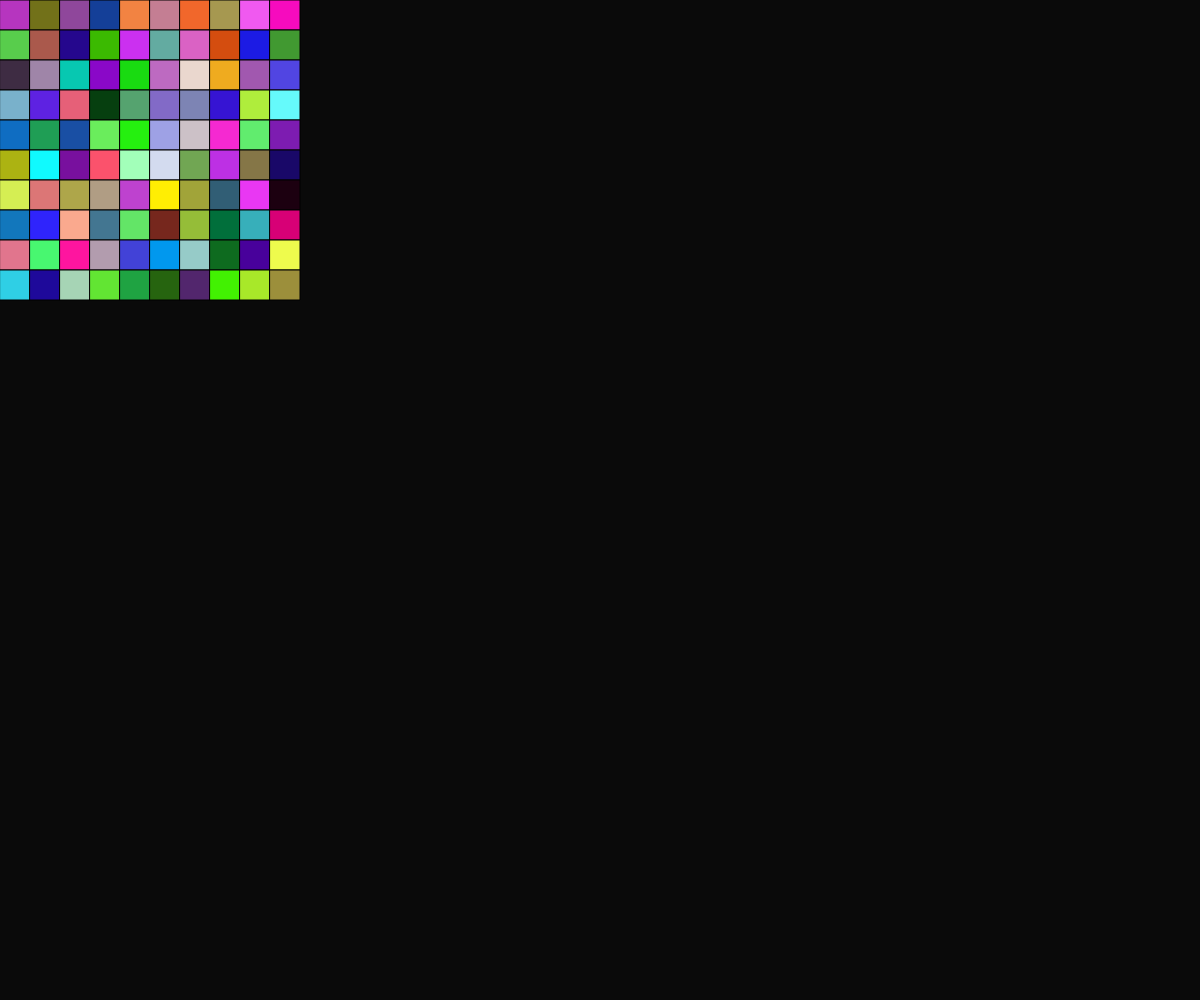
Frame 1 (no input)
Frame 60 (no input): identical to frame 1, image omitted
Frame 120 (the mouse pressed at the canvas centre since frame 60): identical to frame 1, image omitted

The p5.js sketch that drew this single still picture (run headless with seeded random() and noise() and a simulated clock; from frame 60 on, the mouse is pressed at the canvas centre):

// p5.js sketch
// ── sketch.js
/* uses p5.js | by Plasmoxy */

let canvas, bgColor;

let cols = 10;
let rows = 10;


let colors;

function make2DArray(cols, rows) {
  let arr = new Array(cols);
  for (let j = 0; j < arr.length; j++) {
    arr[j] = new Array(rows);
  }
  return arr;
}

function setup() {
  bgColor = color(10);
  canvas = createCanvas(windowWidth, windowHeight);
  
  colors = make2DArray(cols, rows);
  
  for (let i = 0; i < colors.length; i++) {
    for (let j = 0; j < colors[i].length; j++) {
      colors[i][j] = color(random(255), random(255), random(255));
    }
  }
  
}

function draw() {
  background(bgColor);
  
  for (let i = 0; i < cols; i++) {
    for (let j = 0; j < rows; j++) {
      let x = i*30;
      let y = j*30;
      stroke(0);
      fill(colors[i][j]);
      rect(x, y, 30, 30);
    }
  }
  
}
